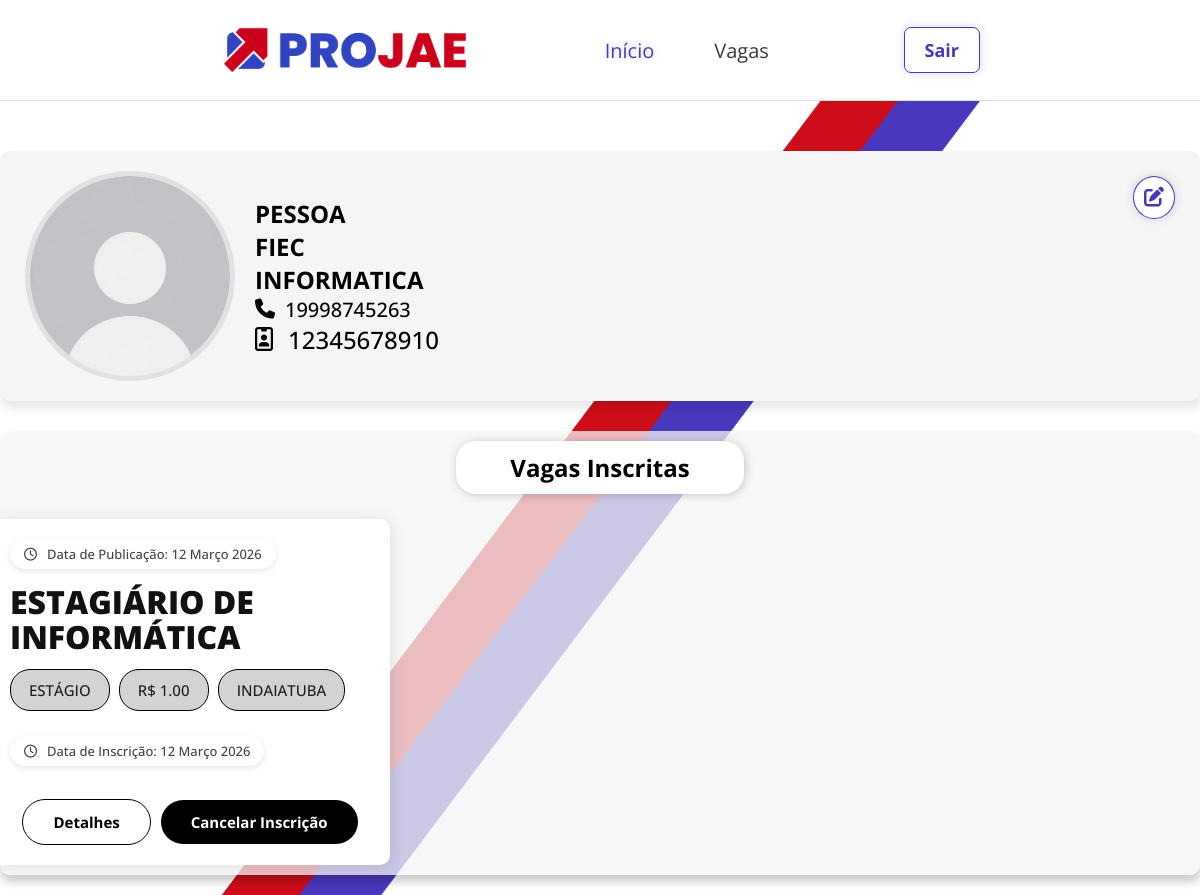
/public/views/dashboardPessoa.php (signed in), run on the app's committed database.
### tables this page shows
CREATE TABLE IF NOT EXISTS pessoas (
    id_pessoa INT AUTO_INCREMENT PRIMARY KEY,
    nome VARCHAR(120) NOT NULL,
    cpf VARCHAR(14) UNIQUE,
    telefone VARCHAR(20),
    instituicao VARCHAR(150),
    curso VARCHAR(100),
    id_usuario INT NOT NULL,

    CONSTRAINT fk_pessoa_usuario
    FOREIGN KEY (id_usuario)
    REFERENCES usuarios(id)
    ON DELETE CASCADE
    ON UPDATE CASCADE
);

CREATE TABLE IF NOT EXISTS inscricao (
    id_inscricao INT AUTO_INCREMENT PRIMARY KEY,
    data_inscricao TIMESTAMP DEFAULT CURRENT_TIMESTAMP,
    id_pessoa INT NOT NULL,
    id_vaga INT NOT NULL,

    CONSTRAINT fk_inscricao_pessoa
    FOREIGN KEY (id_pessoa)
    REFERENCES pessoas(id_pessoa)
    ON DELETE CASCADE
    ON UPDATE CASCADE,

    CONSTRAINT fk_inscricao_vaga
    FOREIGN KEY (id_vaga)
    REFERENCES vagas(id_vaga)
    ON DELETE CASCADE
    ON UPDATE CASCADE,

    UNIQUE (id_pessoa, id_vaga)
);

CREATE TABLE IF NOT EXISTS vagas (
    id_vaga INT AUTO_INCREMENT PRIMARY KEY,
    titulo VARCHAR(150) NOT NULL,
    descricao TEXT,
    tipo ENUM('Estágio','Aprendiz') NOT NULL,
    salario DECIMAL(10,2),
    cidade VARCHAR(100),
    status ENUM('aberta','fechada') DEFAULT 'aberta',
    data_publicacao TIMESTAMP DEFAULT CURRENT_TIMESTAMP,
    id_empresa INT NOT NULL,

    CONSTRAINT fk_vaga_empresa
    FOREIGN KEY (id_empresa)
    REFERENCES empresas(id_empresa)
    ON DELETE CASCADE
    ON UPDATE CASCADE
);

### src/controllers/DadosController.php (called while the page is built, shortened)
<?php
require_once __DIR__ . '/../config/config.php';
require_once __DIR__ . '/../models/Pessoa.php';
function handleDadosPessoa($pdo)
{
    $errors = [];
    try {
        $pessoaModel = new Pessoa($pdo);
        $dados = $pessoaModel->buscarDadosPorUsuario($_SESSION['user_id']);
    } catch (PDOException $e) {
        error_log("Erro ao trazer os dados: " . $e->getMessage());
        $errors[] = "Erro no sistema. Volte mais tarde.";
    }
    return $dados;
}

### src/models/Pessoa.php (called while the page is built, shortened)
<?php
class Pessoa
{
    private $pdo;
    public function __construct($pdo)
    {
        $this->pdo = $pdo;
    }
    public function buscarPessoaPorUsuario($idUsuario)
    {
        $stmt = $this->pdo->prepare("
        SELECT id_pessoa
        FROM pessoas
        WHERE id_usuario = ?
        ");
        $stmt->execute([$idUsuario]);
        return $stmt->fetchColumn();
    }
    public function buscarDadosPorUsuario($idUsuario)
    {
        $stmt = $this->pdo->prepare("
        SELECT *
        FROM pessoas
        WHERE id_usuario = ?
        ");
        $stmt->execute([$idUsuario]);
        return $stmt->fetch(PDO::FETCH_ASSOC);
    }
    public function visualizarInscricoesPessoa($idUsuario)
    {
        $stmt = $this->pdo->prepare("
        SELECT
            inscricao.data_inscricao,
            DATE(inscricao.data_inscricao) AS data_inscricao_formatada,
            vagas.*,
            DATE(vagas.data_publicacao) AS data_publicacao_formatada
        FROM inscricao
        JOIN vagas ON inscricao.id_vaga = vagas.id_vaga
        WHERE inscricao.id_pessoa = ?
        ");
        $stmt->execute([$idUsuario]);
        return $stmt->fetchAll(PDO::FETCH_ASSOC);
    }
}

### src/controllers/InscricaoController.php (called while the page is built, shortened)
<?php
require_once __DIR__ . '/../config/config.php';
require_once __DIR__ . '/../models/Pessoa.php';
function visualizarInscricoesPessoa($pdo)
{
    $errors = [];
    $pessoaModel = new Pessoa($pdo);
    $id_pessoa =  $pessoaModel->buscarPessoaPorUsuario($_SESSION['user_id']);
    try {
        $pessoaModel = new Pessoa($pdo);
        $inscricoes = $pessoaModel->visualizarInscricoesPessoa($id_pessoa);
    } catch (PDOException $e) {
        error_log("Erro ao trazer inscrições: " . $e->getMessage());
        $errors[] = "Erro no sistema. Volte mais tarde.";
    }
    return $inscricoes;
}

### public/views/dashboardPessoa.php (the view, shortened to what this page needs)
<?php
require_once __DIR__ . "/../../src/controllers/InscricaoController.php";
require_once __DIR__ . "/../../src/controllers/DadosController.php";
$inscricoes = visualizarInscricoesPessoa($pdo);
$dados = handleDadosPessoa($pdo);
$meses = [
    1 => 'Janeiro',
    'Fevereiro',
    'Março',
    'Abril',
    'Maio',
    'Junho',
    'Julho',
    'Agosto',
    'Setembro',
    'Outubro',
    'Novembro',
    'Dezembro'
];
?>
<!DOCTYPE html>
<html lang="pt-BR">
<head>
    <link rel="stylesheet" href="https://cdnjs.cloudflare.com/ajax/libs/font-awesome/6.5.0/css/all.min.css">
    <link rel="stylesheet" href="../assets/css/globalEimports.css">
    <link rel="stylesheet" href="../assets/css/navegation.css">
    <link rel="stylesheet" href="../assets/css/main.css">
    <link rel="stylesheet" href="../assets/css/dashboardPessoa.css">
</head>
<body class="corpo">
    <header class="cabecalho">
        <div class="contentCabecalho">
            <div class="logo"><img class="img" src="../assets/img/imagotipo.png" alt="Projae logo"></div>
            <ul class="list">
                <li><a class="item-list active" href="" onclick="location.reload()">Início</a></li>
                <li><a class="item-list" href="vagas.php">Vagas</a></li>
            </ul>
            <div class="cta">
                <a href="./logout.php" class="btnSair">Sair</a>
            </div>
        </div>
    </header>
    <main class="principal">
        <div class="content">
            <section class="perfil">
                <div class="detalhesPerfil">
                    <div class="fotoPerfil"><img src="../assets/img/fotoPerfilPadrao.jpg" alt="Sua Foto de Perfil"></div>
                    <div>
                        <h1 class="nomePerfil"><?= $dados['nome'] ?></h1>
                        <h2 class="instituicaoPerfil"><?= $dados['instituicao'] ?></h2>
                        <h2 class="cursoPerfil"><?= $dados['curso'] ?></h2>
                        <h2 class="telefonePerfil"><i class="fa-solid fa-phone"></i><?= $dados['telefone'] ?></h2>
                        <h2 class="cpf"><i class="fa-regular fa-id-badge"></i><?= $dados['cpf'] ?></h2>
                    </div>
                </div>
                <button onclick="abrirEditarPerfil()" class="btnEditar"><i class="fa-solid fa-pen-to-square"></i></button>
            </section>
            <section class="vagasInscritas">
                <h1 class="titulo">Vagas Inscritas</h1>
                <div id="listagemVagas">
                    <?php
                    foreach ($inscricoes as $inscricao):
                        $data = new DateTime($inscricao['data_publicacao_formatada']);
                        $dataInscricao = new DateTime($inscricao['data_inscricao']);
                    ?>
                        <div class="card">
                            <p class="paragrafoCard dataPublicacao"><i class="fa-regular fa-clock"></i>Data de Publicação: <?= $data->format('d') . ' ' . $meses[$data->format('n')] . ' ' . $data->format('Y') ?></p>
                            <h1 class="cardTitulo"><?= $inscricao['titulo'] ?></h1>
                            <div class="tags">
                                <span class="tipo"><?= $inscricao['tipo'] ?></span>
                                <span class="salario">R$ <?= $inscricao['salario'] ?></span>
                                <span class="cidade"><?= $inscricao['cidade'] ?></span>
                            </div>
                            <p class="paragrafoCard dataInscricao"><i class="fa-regular fa-clock"></i>Data de Inscrição: <?= $dataInscricao->format('d') . ' ' . $meses[$dataInscricao->format('n')] . ' ' . $dataInscricao->format('Y') ?></p>
                            <div class="cta">
                                <button class="btn detalhes" type="button" onclick="abrirDetalhesVaga()">Detalhes</button>
                                <button id="desinscrever" class="btn desinscrever" type="submit">Cancelar Inscrição</button>
                            </div>
                        </div>
                    <?php endforeach; ?>
                </div>
            </section>
        </div>
    </main>
</body>
</html>

### public/assets/css/globalEimports.css (style rules this page uses)
* { margin:0; padding:0; box-sizing:border-box; font-family: 'Open Sans', sans-serif; }

### public/assets/css/navegation.css (style rules this page uses)
.cabecalho { width: 100%; border-bottom: 1px solid #ddd; background-color: white; }
.contentCabecalho { display: flex; justify-content: space-between; align-items: center; max-width: 70%; height: 100px; background: white; padding: 0 40px; margin: 0 auto; }
.img { width: 250px; }
.list { display: flex; list-style: none; gap: 30px; }
.item-list { text-decoration: none; color: #3a3a3a; font-size: 20px; }
.active { text-shadow: 0px 0px 10px rgba(74, 56, 190, 0.2); color: #4938be; }
.cta { display: flex; justify-content: center; align-items: center; gap: 25px; }
.btnSair { text-decoration: none; padding: 10px 20px; border-radius: 7px; background-color: white; color: #4938be; border: #4938be solid 1px; box-shadow: rgba(74, 56, 190, 0.2) 0px 0px 10px; font-size: 18px; font-weight: 700; cursor: pointer; }

### public/assets/css/main.css (style rules this page uses)
.corpo { height: fit-content; overflow: hidden; background-image: url("../img/bg.png"); background-size: 110% 110%; background-repeat: no-repeat; background-position: center; z-index: 1; }
.principal { min-height: calc(100vh - 111px); width: 100%; padding-top: 50px; }
.content { width: 100%; max-width: 1100px; margin: 0 auto; }

### public/assets/css/dashboardPessoa.css (style rules this page uses)
.corpo { overflow-y: visible; overflow-x: hidden; cursor: default; }
.list { gap: 60px; }
.principal { display: flex; }
.content { display: flex; flex-wrap: wrap; gap: 30px; max-width: 1300px; }
.perfil { display: flex; align-items: center; justify-content: space-between; background-color: rgb(245, 245, 245); box-shadow: 1px 7px 10px rgba(0, 0, 0, 0.1); border-radius: 10px; padding: 25px; width: 100%; height: 250px; }
.detalhesPerfil { display: flex; justify-content: center; align-items: center; gap: 20px; }
.fotoPerfil { display: flex; justify-content: center; align-items: center; background-color: rgb(225, 225, 225); border-radius: 50%; width: 210px; height: 210px; }
.fotoPerfil > img { border-radius: 50%; width: 95%; height: 95%; }
.nomePerfil, .instituicaoPerfil, .cursoPerfil { text-transform: uppercase; }
.telefonePerfil { display: flex; align-items: center; font-weight: 500; gap: 10px; }
.telefonePerfil { font-size: 20px; }
.cpf { display: flex; align-items: center; font-weight: 500; gap: 15px; }
.btnEditar { align-self: flex-start; padding: 10px; border-radius: 50%; background-color: white; border: #4938be solid 1px; box-shadow: rgba(74, 56, 190, 0.2) 0px 0px 10px; color: #4938be; cursor: pointer; }
.btnEditar > i { font-size: 20px; }
.vagasInscritas { display: flex; align-items: center; flex-direction: column; background-color: rgba(245, 245, 245, 0.76); height: fit-content; box-shadow: 1px 7px 10px rgba(0, 0, 0, 0.2); border-radius: 10px; padding: 10px 25px; width: 100%; margin-bottom: 20px; }
.titulo { margin-bottom: 25px; background-color: #fff; width: 25%; text-align: center; padding: 10px; box-shadow: 1px 1px 10px rgba(0, 0, 0, 0.2); border-radius: 20px; }
#listagemVagas { display: grid; grid-template-columns: repeat(3, 400px); gap: 10px; border-radius: 10px; }
.card { display: flex; flex-direction: column; justify-content: space-between; width: 100%; height: fit-content; min-height: 295px; background-color: #fff; box-shadow: 1px 1px 15px rgba(0, 0, 0, 0.1); border-radius: 10px; padding: 20px; gap: 15px; }
.dataPublicacao, .dataInscricao { display: flex; align-items: center; gap: 10px; width: fit-content; background: white; color: #444; font-size: 13px; padding: 6px 14px; border-radius: 20px; font-weight: 500; box-shadow: 0 2px 6px rgba(0, 0, 0, 0.1); }
.cardTitulo { font-size: 32px; line-height: 1.1; font-weight: 800; color: #111; text-transform: uppercase; }
.tipo, .salario, .cidade { display: inline-block; width: fit-content; padding: 10px 18px; border-radius: 20px; background: rgb(211, 211, 211); border: 1px solid #000000; color: #1f1f1f; font-size: 15px; font-weight: 500; margin-right: 5px; margin-bottom: 10px; text-transform: uppercase; }
.btn { margin-top: 18px; align-self: center; background-color: black; color: white; border: none; border-radius: 25px; padding: 12px 30px; font-size: 15px; font-weight: bold; cursor: pointer; transition: 0.3s; }
.card .cta { display: flex; justify-content: center; align-items: center; gap: 10px; }
.detalhes { background-color: #fff; border: 1px solid #000000; color: black; }

### data on the page
pessoas: nome "PESSOA", instituicao "FIEC", curso "INFORMATICA", telefone "19998745263", cpf "12345678910"
inscricao: format "12", format "Março", format "2026", id_vaga.titulo "ESTAGIÁRIO DE INFORMÁTICA", id_vaga.tipo "ESTÁGIO", id_vaga.salario "1.00", id_vaga.cidade "INDAIATUBA", data_inscricao "12", data_inscricao "Março", data_inscricao "2026"
